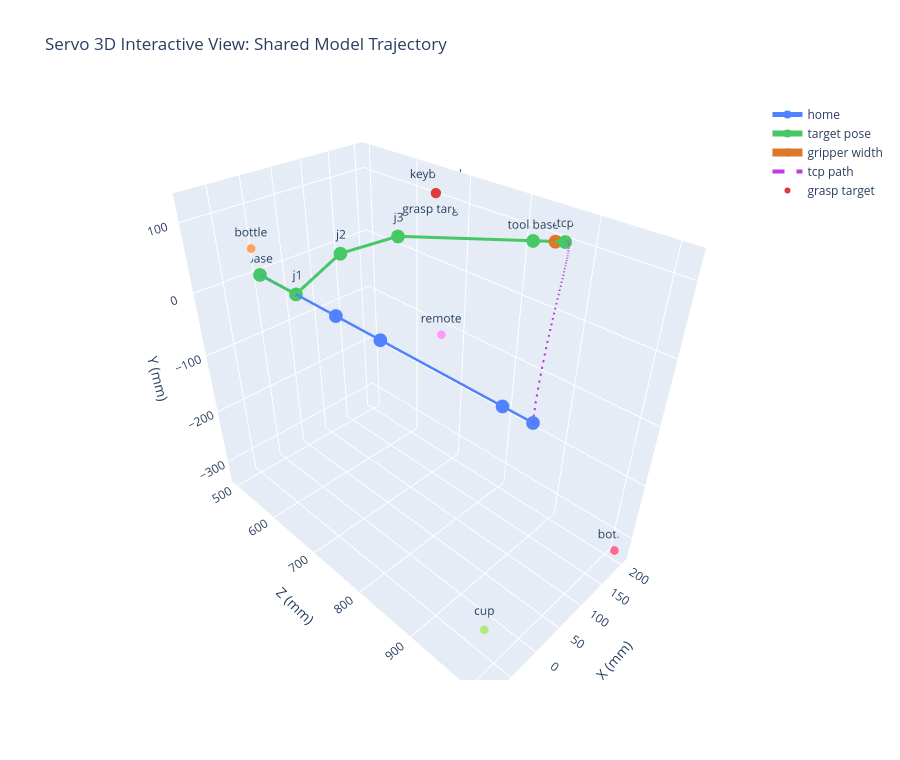

The notebook cell this image was saved under:
### Code cell
from IPython.display import Image as IPyImage, display
from pathlib import Path
import numpy as np
from robot_arm_servo_model import HOME_DEG, build_visuals, gripper_open_mm, solve_servo_from_target

BASE_MM = np.asarray(ROBOT_BASE_MM if "ROBOT_BASE_MM" in globals() else [0.0, 0.0, 500.0], dtype=np.float64)
TARGET_MM = np.asarray(grasp_point_mm if "grasp_point_mm" in globals() else BASE_MM + np.array([180.0, 0.0, 60.0]), dtype=np.float64)
TARGET_DEG = solve_servo_from_target(TARGET_MM, BASE_MM)
print("Servo trajectory results")
print("  semantics: accumulated relative angles, 90 deg => +Z aligned links")
print("  home deg     =", np.round(HOME_DEG, 2))
print("  target deg   =", np.round(TARGET_DEG, 2))
print("Motor 0: base left=180, right=0")
print("Motors 1,2,3: accumulated relative angles, 90 keeps each link vertical")
print("Motor 4: left=180, right=0")
print("Motor 5: gripper closed=180, open=0")
print("Target gripper opening (mm) =", round(gripper_open_mm(TARGET_DEG[5]), 2))
FIG_SIM_3D, GIF_PATH = build_visuals(TARGET_DEG, BASE_MM, Path.cwd() / "captures_3d" / "robot_arm_locate_shared_servo.gif", scene_objects=scene_objects if "scene_objects" in globals() else None, title="Servo 3D Interactive View: Shared Model Trajectory")
print("Saved shared servo GIF:", GIF_PATH)
display(IPyImage(filename=str(GIF_PATH)))
FIG_SIM_3D.add_scatter3d(x=[TARGET_MM[0]], y=[TARGET_MM[2]], z=[TARGET_MM[1]], mode="markers+text", name="grasp target", text=["grasp target"], textposition="bottom center", marker={"size": 6, "color": "rgb(220,60,60)"})
FIG_SIM_3D.show()

### Figure 1 — Plotly figure (JSON) as saved in the notebook; plotly's stock layout.template omitted (floating-point values rounded to 4 significant figures)
{"data": [{"line": {"color": "rgb(80,130,255)", "width": 5}, "mode": "lines+markers", "name": "home", "type": "scatter3d", "x": [0.0, 0.0, 0.0, 0.0, 0.0, 0.0], "y": [500.0, 584.0, 668.0, 752.0, 942.0, 982.0], "z": [0.0, 0.0, 0.0, 0.0, 0.0, 0.0]}, {"line": {"color": "rgb(70,200,100)", "width": 6}, "mode": "lines+markers+text", "name": "target pose", "text": ["base", "j1", "j2", "j3", "tool base", "tcp"], "textposition": "top center", "type": "scatter3d", "x": [0.0, 0.0, 74.79, 128.1, 187.3, 199.7], "y": [500.0, 584.0, 591.1, 650.3, 828.4, 865.9], "z": [0.0, 0.0, 37.56, 64.34, 94.03, 100.3]}, {"line": {"color": "rgb(220,120,40)", "width": 8}, "mode": "lines+markers", "name": "gripper width", "type": "scatter3d", "x": [196.0, 196.0], "y": [854.6, 854.6], "z": [98.41, 98.41]}, {"line": {"color": "rgb(190,60,220)", "dash": "dash", "width": 4}, "mode": "lines", "name": "tcp path", "type": "scatter3d", "x": [0.0, 0.09974, 0.3988, 0.8967, 1.593, 2.486, 3.574, 4.856, 6.33, 7.993, 9.843, 11.88, 14.09, 16.48, 19.05, 21.78, 24.68, 27.74, 30.95, 34.32, 37.82, 41.47, 45.25, 49.16, 53.19, 57.34, 61.59, 65.95, 70.4, 74.94, 79.56, 84.26, 89.02, 93.84, 98.71, 103.6, 108.6, 113.6, 118.6, 123.6, 128.6, 133.6, 138.7, 143.6, 148.6, 153.6, 158.5, 163.3, 168.1, 172.9, 177.6, 182.2, 186.7, 191.1, 195.5, 199.7], "y": [982.0, 982.0, 981.8, 981.6, 981.3, 980.9, 980.4, 979.8, 979.2, 978.4, 977.6, 976.7, 975.7, 974.6, 973.4, 972.2, 970.8, 969.4, 967.9, 966.3, 964.7, 962.9, 961.1, 959.2, 957.2, 955.2, 953.1, 950.9, 948.6, 946.3, 943.9, 941.4, 938.9, 936.3, 933.6, 930.9, 928.1, 925.3, 922.4, 919.4, 916.4, 913.3, 910.2, 907.1, 903.9, 900.6, 897.3, 893.9, 890.6, 887.1, 883.7, 880.2, 876.6, 873.1, 869.5, 865.9], "z": [0.0, 4.962, 9.916, 14.85, 19.77, 24.65, 29.49, 34.29, 39.03, 43.71, 48.31, 52.84, 57.29, 61.64, 65.9, 70.04, 74.08, 78.0, 81.79, 85.45, 88.97, 92.35, 95.59, 98.67, 101.6, 104.3, 106.9, 109.4, 111.6, 113.7, 115.6, 117.3, 118.8, 120.1, 121.2, 122.2, 122.9, 123.5, 123.8, 124.0, 123.9, 123.7, 123.2, 122.6, 121.8, 120.8, 119.5, 118.1, 116.5, 114.7, 112.8, 110.6, 108.3, 105.8, 103.1, 100.3]}, {"marker": {"size": 5}, "mode": "markers+text", "name": "bottle", "showlegend": false, "text": ["bottle"], "textposition": "top center", "type": "scatter3d", "x": [-50.4], "y": [571.5], "z": [77.97]}, {"marker": {"size": 5}, "mode": "markers+text", "name": "keyboard", "showlegend": false, "text": ["keyboard"], "textposition": "top center", "type": "scatter3d", "x": [205.8], "y": [645.8], "z": [103.3]}, {"marker": {"size": 5}, "mode": "markers+text", "name": "bottle", "showlegend": false, "text": ["bottle"], "textposition": "top center", "type": "scatter3d", "x": [203.6], "y": [1011.0], "z": [-327.7]}, {"marker": {"size": 5}, "mode": "markers+text", "name": "cup", "showlegend": false, "text": ["cup"], "textposition": "top center", "type": "scatter3d", "x": [-87.23], "y": [1008.0], "z": [-229.6]}, {"marker": {"size": 5}, "mode": "markers+text", "name": "remote", "showlegend": false, "text": ["remote"], "textposition": "top center", "type": "scatter3d", "x": [116.0], "y": [745.2], "z": [-44.01]}, {"marker": {"color": "rgb(220,60,60)", "size": 6}, "mode": "markers+text", "name": "grasp target", "text": ["grasp target"], "textposition": "bottom center", "type": "scatter3d", "x": [205.8], "y": [645.8], "z": [103.3]}], "layout": {"height": 760, "scene": {"aspectmode": "data", "xaxis": {"autorange": "reversed", "title": {"text": "X (mm)"}}, "yaxis": {"title": {"text": "Z (mm)"}}, "zaxis": {"title": {"text": "Y (mm)"}}}, "title": {"text": "Servo 3D Interactive View: Shared Model Trajectory"}}}
